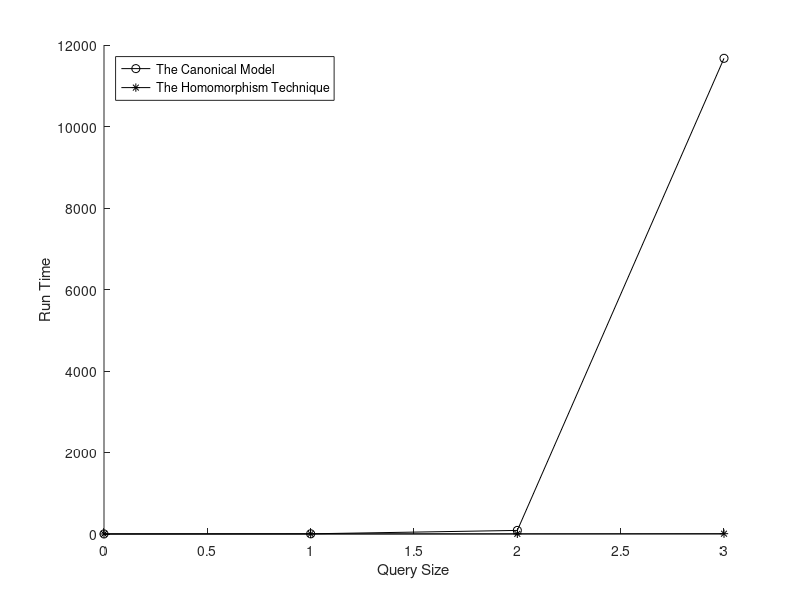

MATLAB code to generate this figure:
format long
A = [
	0	1.910400	0.957400;
	1	4.881600	2.269900;
	2	87.964900	4.249200;
	3	11672.918800	7.886300;
];

hold on
f = plot(A(:,1), A(:,2), 'k-o');
f = plot(A(:,1), A(:,3), 'k-*');
hold off
xlabel('Query Size')
ylabel('Run Time')
legend('The Canonical Model', 'The Homomorphism Technique', 'Location', 'northwest')
saveas(f, '../img/DescendantBranchDepth2Graph.png');
